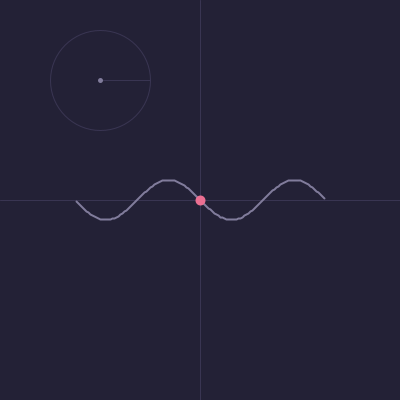
Frame 1 (no input)
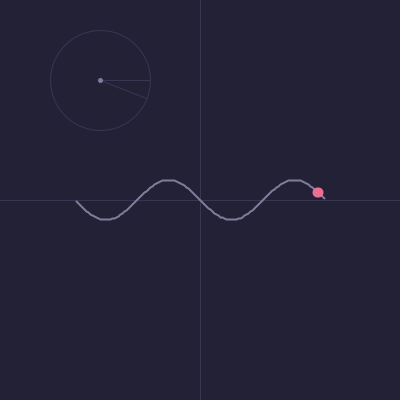
Frame 60 (the mouse pressed at the canvas centre just before this capture)
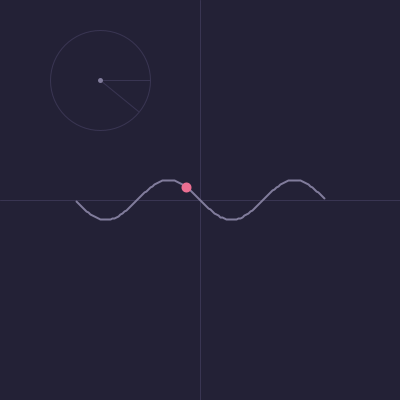
Frame 120 (the mouse held since frame 60 and released just before this capture)

The Processing sketch that drew these frames (run headless with seeded random() and noise(); from frame 60 on, the mouse is pressed at the canvas centre):

// Processing sketch: SinWave
// ── SinWave.pde
// imports {{{
import java.util.*;
// }}}

// rose-pine colorscheme {{{
final color p_base               = #232136;
final color p_surface            = #2a273f;
final color p_overlay            = #393552;
final color p_inactive           = #59546d;
final color p_subtle             = #817c9c;
final color p_text               = #e0def4;
final color p_love               = #eb6f92;
final color p_gold               = #f6c177;
final color p_rose               = #ea9a97;
final color p_pine               = #3e8fb0;
final color p_foam               = #9ccfd8;
final color p_iris               = #c4a7e7;
final color p_highlight          = #312f44;
final color p_highlight_inactive = #2a283d;
final color p_highlight_overlay  = #3f3c53;
// }}}

float x = 0;
float r = 50;
float angle = 0;

void setup() {
  size(400, 400);
  pixelDensity(displayDensity());
  frameRate(60);
}

void draw() {
  background(p_base);


  pushMatrix();
  translate(width / 2, height / 2);
  
  drawCoord();
  drawSinWave();
  drawPoint();

  drawCircle();

  popMatrix();

  if (x >= TWO_PI) {
    x = -TWO_PI;
  }
  x = x + 0.1;
}

void drawCoord() {
  stroke(p_overlay);
  strokeWeight(1);
  line(0, 0, width / 2, 0);
  line(0, 0, 0, -height / 2);
  line(0, 0, -width / 2, 0);
  line(0, 0, 0, height / 2);
}

void drawSinWave() {
  stroke(p_subtle);
  strokeWeight(2);
  noFill();
  beginShape();
  for (float x = -TWO_PI; x <= TWO_PI + 0.1; x += 0.1) {
    curveVertex(x * 20, sin(x) * 20);
  }
  endShape();
  
  // beginShape();
  // for (float x = -TWO_PI; x <= TWO_PI + 0.1; x += 0.1) {
  //   curveVertex(x * 20, cos(x) * 20);
  // }
  // endShape();
}

void drawPoint() {
  stroke(p_love);
  strokeWeight(10);
  point(x * 20, sin(x) * 20);
}

void drawCircle() {
  stroke(p_overlay);
  noFill();

  pushMatrix();
  strokeWeight(2);
  translate(-width / 4, -height / 2 + 80); 

  strokeWeight(1);
  ellipse(0, 0, r * 2, r * 2);

  line(0, 0, cos(-x) * r, sin(-x) * r);
  line(0, 0, r, 0);

  // stroke(p_highlight);
  // fill(p_highlight);
  // beginShape();
  // for (float i = 0; i <= x % TWO_PI; i += 0.1) {
  //   curveVertex(0, 0);
  //   curveVertex(cos(-i) * r / 5, sin(-i) * r / 5); 
  // }
  // endShape();

  strokeWeight(5);
  stroke(p_subtle);
  point(0, 0);

  popMatrix();
}
